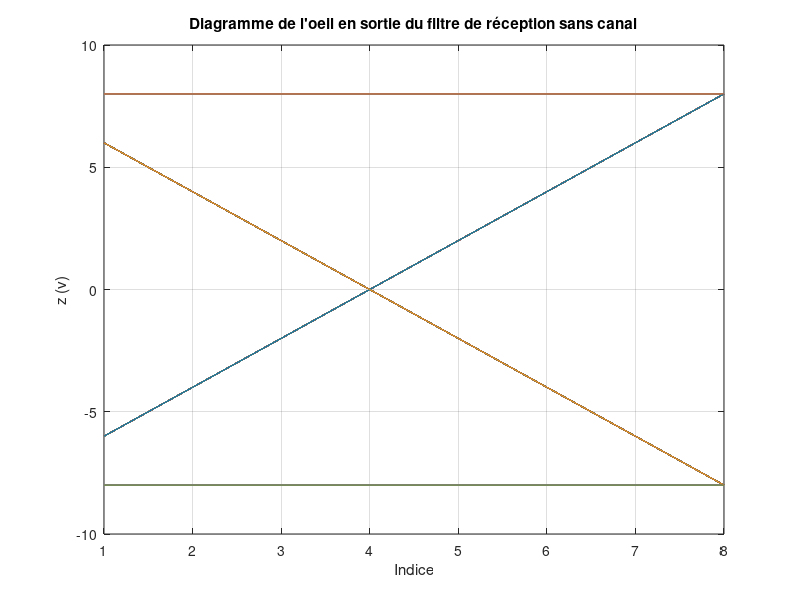
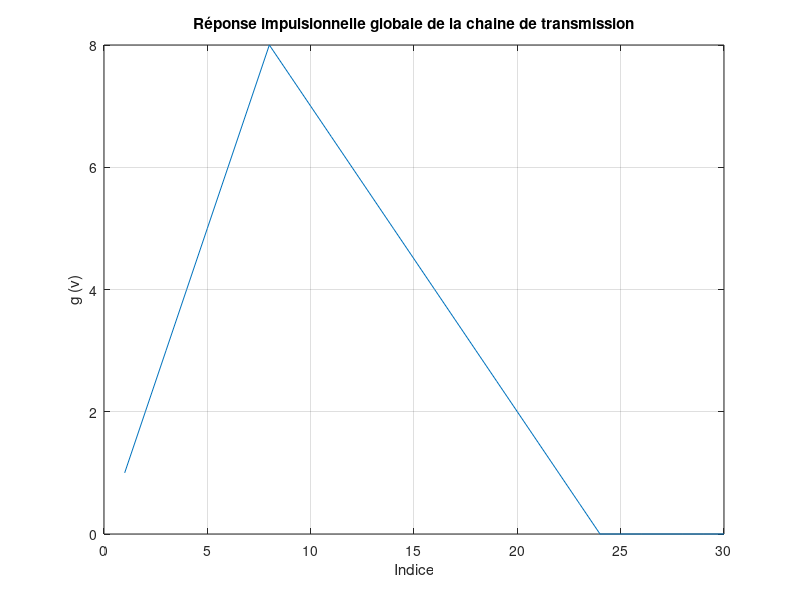
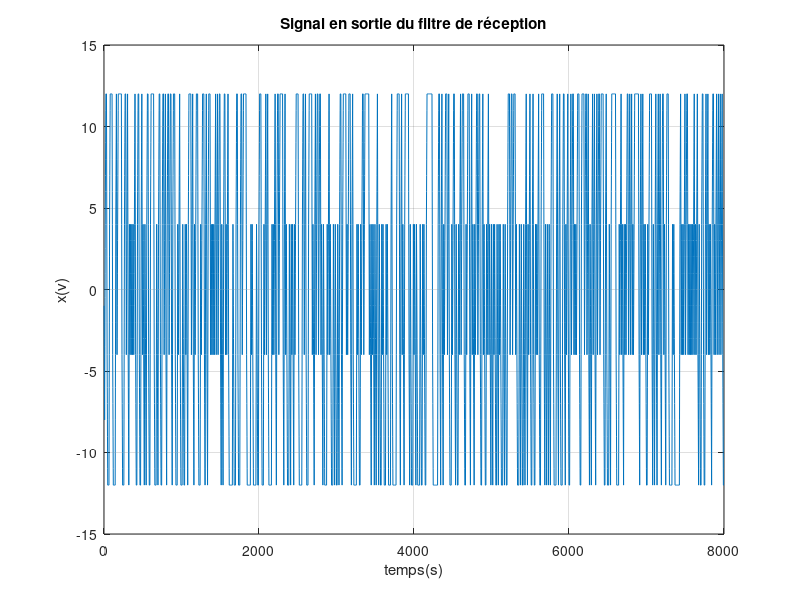
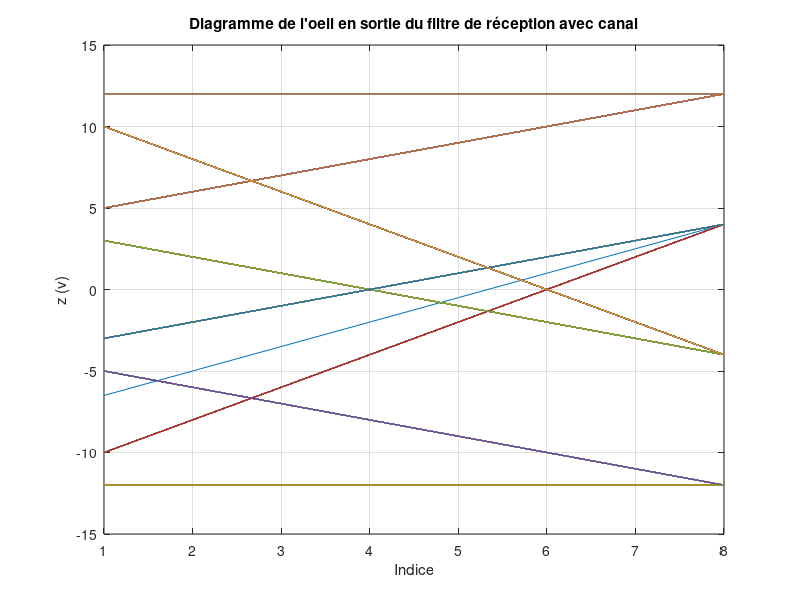

Write MATLAB code to recreate these figures, in order.
% Télécommunication Séquence 1 : projet
% auteurs : Gonthier Priscilia et JMAL Yessine
% Groupe : 1SN-M

clear;
close all;

%# Données du problème :
Fe = 24000; % Fréquene d'échantillonnage
Rb = 3000; % Débit binaire
Te = 1/Fe; % Période d'échantillonnage
Tb = 1/Rb; % Période binaire
alpha0 = 1;
alpha1 = 0.5;

%# Information binaire à transmettre :
nb_bits = 1000; % Nombre de bits générés
bits = randi([0,1],1,nb_bits); % Message de nb_bits bits
%bits = [0 1 1 0 0 1];
%nb_bits = 6;
%% Modulation en bande de base 1 :
%## Données spécifiques à la modulation en bande de base 1 :
M1 = 2; % Ordre de modulation
l1 = log2(M1); % Nombre de bits codants par symbole
Ts1 = l1 * Tb; % Période symbole
Rs1 = 1/Ts1; % Débit symbole
Ns1 = Ts1 / Te; % Nombre de bit par symbole(facteur de suréchantillonage)
long1 = nb_bits * Ns1 / l1; % Longueur du signal
T1 = long1 * Te; % Durée du signal

%## Mapping binaire à moyenne nulle : 0->-1, 1->1
Symboles1 = 2*bits-1;

%## Suréchantillonnage :
Suite_diracs1 = kron(Symboles1, [1 zeros(1,Ns1-1)]); % Suite de Diracs pondérés par les symboles

%## Filtrage de mise en forme :
h1 = ones(1,Ns1); % Réponse impulsionnelle du filtre (rectangulaire de durée Ts1)
x1 = filter(h1,1,Suite_diracs1); % Signal transmis

%%%sans canal
%# Implantation du démodulateur
h_r =  fliplr(h1); % Réponse impulsionnelle du filtre de réception (rectangulaire de durée Ts)
z = filter(h_r,1,x1);

z_bis = reshape(z,Ns1,length(z)/Ns1);
figure("Name", "Diagramme de l'oeil");
plot(z_bis(:,2:end));% à partir de 2 pour éviter de voir le premier symbole émis
xlabel("Indice");
ylabel("z (v)");
title("Diagramme de l'oeil en sortie du filtre de réception sans canal");
grid on;

%%% on ne peut pas respecter le critère de Nyquist 
n0 = Ns1;
%# 7. Echantillonnage du signal en sortie de filtre de réception
z_echant =z(n0:Ns1:end);% z(t0 + mTs) m€N
BitsRecuperes=(sign(z_echant)+1)/2; % Demapping
erreur = abs(bits-BitsRecuperes); % Vecteur de la même taille que l'information binaire, contenant des 0 si pas d'erreur et des 1 sinon
TEB = mean(erreur); % Taux d'erreur binaire, TEB = nombre de bits reçus erronés / nombre de bits transmis


%## canal 
hc = [alpha0 zeros(1,Ns1-1) alpha1 zeros(1,Ns1-1)];
r = filter(hc,1,x1);


%# Implantation du démodulateur
h_r =  fliplr(h1); % Réponse impulsionnelle du filtre de réception (rectangulaire de durée Ts)
z = filter(h_r,1,r); % Filtrage de réception

g1 = conv(h1,hc);
g = conv(g1,h_r);
figure("Name", "reponse globale");
plot(g);
xlabel("Indice");
ylabel("g (v)");
title("Réponse impulsionnelle globale de la chaine de transmission");
grid on;

figure("Name", "signal");
plot(z);
xlabel("temps(s)");
ylabel("x(v)");
title("Signal en sortie du filtre de réception");
grid on;

z_bis = reshape(z,Ns1,length(z)/Ns1);
figure("Name", "Diagramme de l'oeil");
plot(z_bis(:,2:end));% à partir de 2 pour éviter de voir le premier symbole émis
xlabel("Indice");
ylabel("z (v)");
title("Diagramme de l'oeil en sortie du filtre de réception avec canal");
grid on;

%%% on ne peut pas respecter le critère de Nyquist 
n0 = Ns1;
%# 7. Echantillonnage du signal en sortie de filtre de réception
z_echant =z(n0:Ns1:end);% z(t0 + mTs) m€N
BitsRecuperes=(sign(z_echant)+1)/2; % Demapping
erreur = abs(bits-BitsRecuperes); % Vecteur de la même taille que l'information binaire, contenant des 0 si pas d'erreur et des 1 sinon
TEB2 = mean(erreur); % Taux d'erreur binaire, TEB = nombre de bits reçus erronés / nombre de bits transmis


SNRdb = linspace(0,10,16);
TEB = zeros(1,length(SNRdb));
SNR = 10 .^ (SNRdb / 10);
TEB_th = zeros(1,length(SNRdb));
TEB_moy = zeros(1,100);
TEB_sans = zeros(1,length(SNRdb));
TEB_moy_sans = zeros(1,100);

%## Tracé du TEB en fonction du SNR
for i = 1 : length(SNRdb)
    rapport = SNR(i);
    Px = mean(abs(x1).^2);
    sigmacarre = (Px * Ns1)/(2 * log2(M1) * rapport);
    for j = 1 : 100  % on ajoute cette boucle for pour generer plus de points. 
        bruit = sqrt(sigmacarre) * randn(1, length(r));
        r_bruit = r + bruit;
    
        z_bruit=filter(h_r,1,r_bruit);
        n0 = Ns1 ;
        z_echant_bruit = z_bruit(n0:Ns1:end);
        BitsRecuperes_bruit = (sign(z_echant_bruit)+1)/2; 
        erreur_bruit = abs(bits-BitsRecuperes_bruit); 
        TEB_moy(j) = mean(erreur_bruit);

        x1_bruit = x1 + bruit;
        z_bruit_sans=filter(h_r,1,x1_bruit);
        n0 = Ns1 ;
        z_echant_sans = z_bruit_sans(n0:Ns1:end);
        BitsRecuperes_sans = (sign(z_echant_sans)+1)/2; 
        erreur_sans = abs(bits-BitsRecuperes_sans); 
        TEB_moy_sans(j) = mean(erreur_sans);
    end 
    TEB(i) = mean(TEB_moy);
    TEB_sans(i) = mean(TEB_moy_sans);
    %TEB_th(i) = 2 * ((M-1)/(M * log2(M))) * (1-normcdf(sqrt(2 * rapport)));
end
TEB_th = 0.5 * qfunc(sqrt(0.5*(10.^(SNRdb./10)))) + 0.5 * qfunc(sqrt(4.5*(10.^(SNRdb./10))));
figure("Name", "teb en fonction de SNR");
semilogy(SNRdb,TEB);
grid on;
hold on 
semilogy(SNRdb,TEB_th);
grid on;
leg = legend('TEB',...
      'TEBth',..., 
    'location', 'NorthWest');

figure("Name", "TEB en fonction de SNR");
semilogy(SNRdb,TEB);
grid on;
hold on 
semilogy(SNRdb,TEB_sans);
grid on;
leg = legend('TEB',...
      'TEB sans',..., 
    'location', 'NorthWest');

figure()
plot(z_echant(1,2:end), zeros(1, nb_bits-1),'*');
title('Constellation obtenue en réception')
xlabel("Indice");
ylabel("(v)");
grid on;
Y0 = zeros(nb_bits+1,1);
Y0(1) = 1;
Z = toeplitz([alpha0 alpha1 zeros(1,nb_bits-1)] ,[alpha0 zeros(1,nb_bits)]);
C = Z\Y0;
% Y0 = [1 zeros(1,nb_bits-1)];
% Z = toeplitz(z_echant);
% C = inv(Z'*Z)*Z'*Y0';
SignalRecuEchEgal = filter(C, 1, z_echant);
BitsRecuperes = (sign(SignalRecuEchEgal)+1)/2; 
erreur = abs(bits-BitsRecuperes); 
TEB2 = mean(erreur);
figure()
plot(SignalRecuEchEgal(1,2:end), zeros(1, nb_bits-1),'*');
title('Constellation apres l''égaliseur 1 ')
xlabel("Indice");
ylabel("(v)");
grid on;
z4=[alpha0 alpha1 zeros(1,nb_bits-1)] ,[alpha0 zeros(1,nb_bits)]
auto = xcorr(z4,z4);
R = toeplitz(auto);
inter = xcorr(z4,Symboles1);
C2 = R\inter';
SignalRecuEchEgal = real(filter(C2, 1, z_echant));
BitsRecuperes = (sign(SignalRecuEchEgal)+1)/2; 
erreur = abs(bits-BitsRecuperes); 
TEB3 = mean(erreur);
figure()
plot(SignalRecuEchEgal(1,2:end), zeros(1, nb_bits-1),'*');
title('Constellation +egal2')
%Réponse impulsionnelle de la chaine de transmission sans égalisateur :
g1 = conv(hc,conv(h1,h_r));
figure();
plot(g1);
title("Réponse impulsionnelle de la chaine de transmission sans égalisateur");
xlabel("Indice");
ylabel("g(v)");
grid on;
g2 = conv(g1,C);
figure();
plot(g2);
title("Réponse impulsionnelle de la chaine de transmission avec égalisateur");
xlabel("Indice");
ylabel("g(v)");
grid on;
g3 = conv(g1,C2);
figure();
plot(g3);
title("Réponse impulsionnelle de la chaine de transmission avec égalisateur 2");
xlabel("Indice");
ylabel("g(v)");
grid on;
%%canal + bruit
SNR= 0.01;

Px = mean(abs(x1).^2);
sigmacarre = (Px * Ns1)/(2 * log2(M1) * SNR);
bruit = sqrt(sigmacarre) * randn(1, length(r));
r_bruit = r + bruit;
z_bruit=filter(h_r,1,r_bruit);
n0 = Ns1 ;
z_echant = z_bruit(n0:Ns1:end);
BitsRecuperes = (sign(z_echant)+1)/2; 
erreur = abs(bits-BitsRecuperes); 
TEB4 = mean(erreur);

SignalRecuEchEgal = real(filter(C, 1, z_echant));
BitsRecuperes = (sign(SignalRecuEchEgal)+1)/2; 
erreur = abs(bits-BitsRecuperes); 
TEB5 = mean(erreur);
SignalRecuEchEgal = real(filter(C2, 1, z_echant));
BitsRecuperes = (sign(SignalRecuEchEgal)+1)/2; 
erreur = abs(bits-BitsRecuperes); 
TEB6 = mean(erreur);
% 
%Réponses en fréquence :
F = ((0:500-1)/500 - 0.5)*Fe;
repCanal = fft(hc,500);
repEgalisateur = fft(C,500);
repEgalisateur2 = fft(C2,500);
repProd = repCanal.*repEgalisateur;
repProd2 = repCanal.*repEgalisateur2;
figure();

subplot(3,1,1)
plot(F,fftshift(repCanal));
title("Réponse en fréquence du filtre canal");
xlabel("frequence(Hz)");
ylabel("H");
grid on;
subplot(3,1,2)
plot(F,fftshift(repEgalisateur));
title("Réponse en fréquence de l'égalisateur");
xlabel("frequence(Hz)");
ylabel("H");
grid on;
subplot(3,1,3)
plot(F,fftshift(repProd));
title("Produit des réponses en fréquence");
xlabel("frequence(Hz)");
ylabel("H");
grid on;

figure();
subplot(3,1,1)
plot(F,fftshift(repCanal));
title("Réponse en fréquence du filtre canal");
xlabel("frequence(Hz)");
ylabel("H");
grid on;
subplot(3,1,2)
plot(F,fftshift(repEgalisateur2));
title("Réponse en fréquence de l'égalisateur");
xlabel("frequence(Hz)");
ylabel("H");
grid on;
subplot(3,1,3)
plot(F,fftshift(repProd2));
title("Produit des réponses en fréquence");
xlabel("frequence(Hz)");
ylabel("H");
grid on;

SNRdb = linspace(0,10,16);

SNR = 10 .^ (SNRdb / 10);
TEB_avec = zeros(1,length(SNRdb));
TEB_moy = zeros(1,100);
TEB_sans_bruit = zeros(1,length(SNRdb));
TEB_moy_sans_bruit = zeros(1,100);
%## Tracé du TEB en fonction du SNR
for i = 1 : length(SNRdb)
    rapport = SNR(i);
    Px = mean(abs(x1).^2);
    sigmacarre = (Px * Ns1)/(2 * log2(M1) * rapport);
    for j = 1 : 100  % on ajoute cette boucle for pour generer plus de points. 
        bruit = sqrt(sigmacarre) * randn(1, length(r));
        r_bruit = r + bruit;
    
        z_bruit=filter(h_r,1,r_bruit);
        n0 = Ns1 ;
        z_echant_bruit = z_bruit(n0:Ns1:end);
        SignalRecuEchEgal = real(filter(C, 1, z_echant_bruit));
        BitsRecuperes = (sign(SignalRecuEchEgal)+1)/2; 
        erreur = abs(bits-BitsRecuperes); 
        BitsRecuperes2 = (sign(z_echant_bruit)+1)/2; 
        erreur2 = abs(bits-BitsRecuperes2);
        TEB_moy(j) = mean(erreur);
        TEB_moy_sans_bruit(j) = mean(erreur2);

         
       
    end 
    TEB_avec(i) = mean(TEB_moy);
    TEB_sans_bruit(i) = mean (TEB_moy_sans_bruit);
end
figure("Name", "teb en fonction de SNR");
semilogy(SNRdb,TEB_avec);
grid on;
hold on 
semilogy(SNRdb,TEB_sans_bruit);
grid on;
leg = legend('TEB avec egaliseur',...
      'TEB sans egaliseur',..., 
    'location', 'NorthWest');